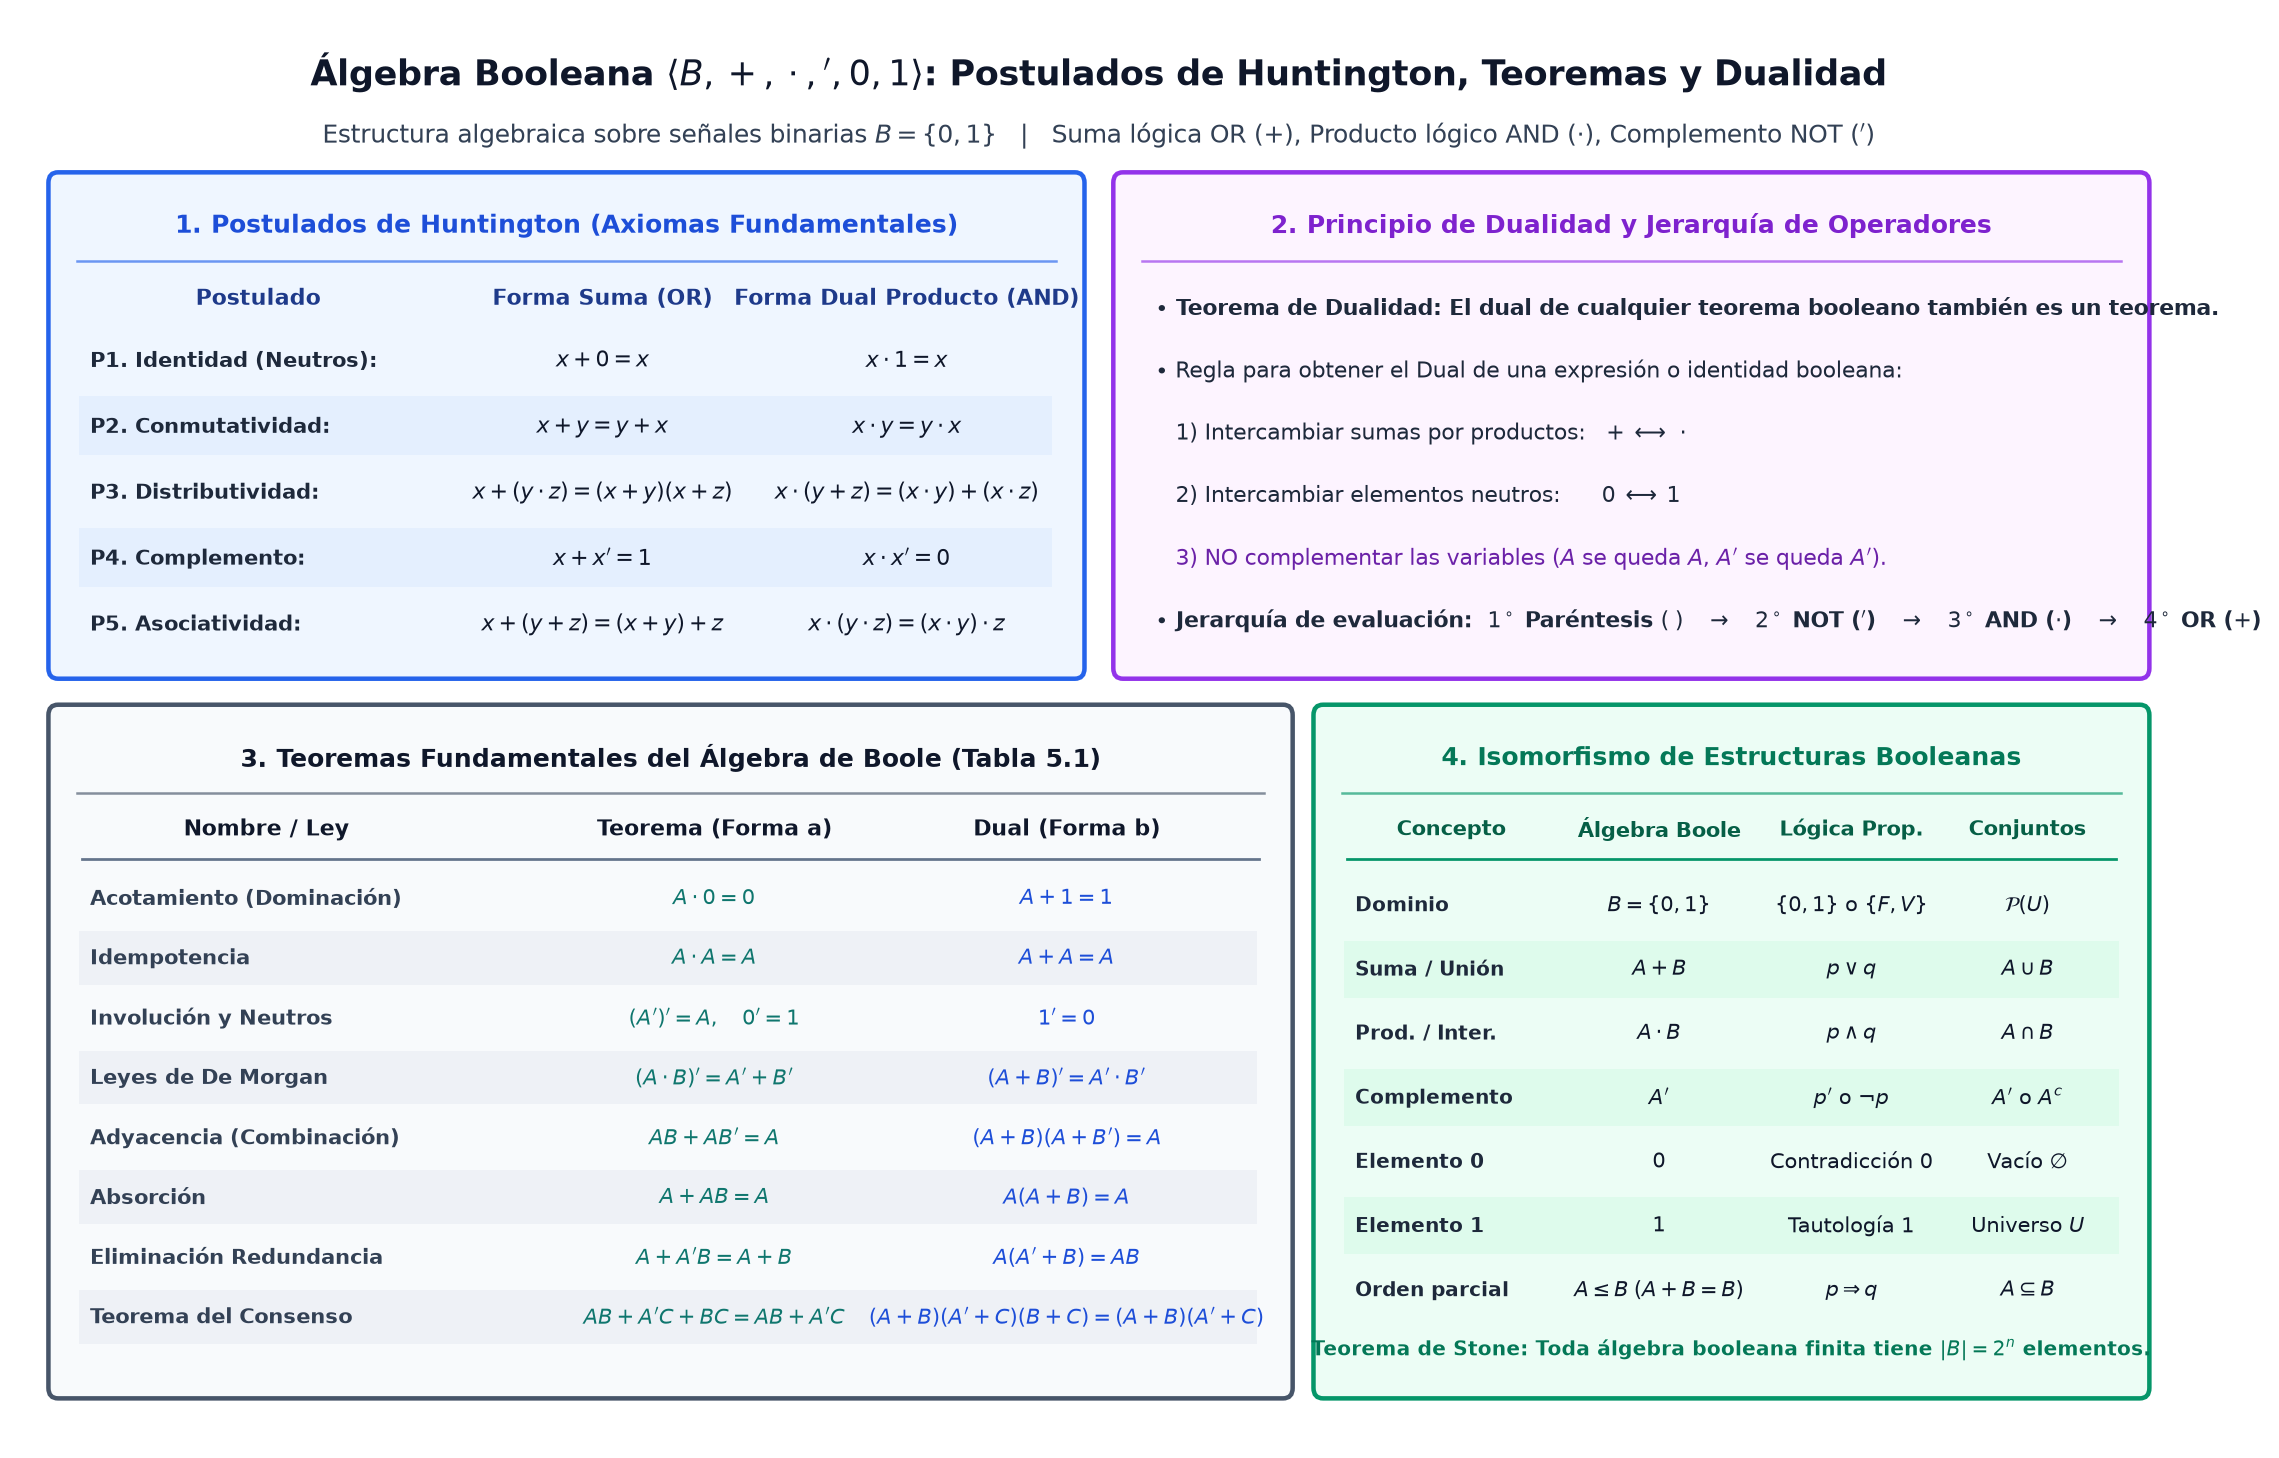

Source code (Python):
import os
import matplotlib.pyplot as plt
import matplotlib.patches as patches


def draw_panel(ax, x, y, w, h, title, bg_color, border_color, title_color):
    rect = patches.FancyBboxPatch(
        (x, y), w, h,
        boxstyle="round,pad=0.06",
        facecolor=bg_color,
        edgecolor=border_color,
        linewidth=1.8
    )
    ax.add_patch(rect)
    ax.text(
        x + w / 2, y + h - 0.25, title,
        ha='center', va='center',
        fontsize=10.2, fontweight='bold', color=title_color
    )
    ax.plot([x + 0.12, x + w - 0.12], [y + h - 0.45, y + h - 0.45], color=border_color, linewidth=1.0, alpha=0.65)


def main():
    fig, ax = plt.subplots(figsize=(13.5, 8.2), dpi=180)
    ax.set_xlim(0, 13.5)
    ax.set_ylim(0, 8.2)
    ax.axis('off')

    # Main Title
    ax.text(
        6.75, 7.88,
        r"Álgebra Booleana $\langle B, +, \cdot, ', 0, 1 \rangle$: Postulados de Huntington, Teoremas y Dualidad",
        ha='center', va='center', fontsize=13.8, fontweight='bold', color='#0f172a'
    )
    ax.text(
        6.75, 7.52,
        r"Estructura algebraica sobre señales binarias $B = \{0, 1\}$   |   Suma lógica OR ($+$), Producto lógico AND ($\cdot$), Complemento NOT ($'$)",
        ha='center', va='center', fontsize=9.8, color='#334155'
    )

    # Panel 1: Postulados de Huntington (Top-Left)
    draw_panel(ax, 0.25, 4.45, 6.35, 2.8, "1. Postulados de Huntington (Axiomas Fundamentales)", '#eff6ff', '#2563eb', '#1d4ed8')
    postulados = [
        (r"P1. Identidad (Neutros):", r"$x + 0 = x$", r"$x \cdot 1 = x$"),
        (r"P2. Conmutatividad:", r"$x + y = y + x$", r"$x \cdot y = y \cdot x$"),
        (r"P3. Distributividad:", r"$x + (y \cdot z) = (x+y)(x+z)$", r"$x \cdot (y + z) = (x \cdot y) + (x \cdot z)$"),
        (r"P4. Complemento:", r"$x + x' = 1$", r"$x \cdot x' = 0$"),
        (r"P5. Asociatividad:", r"$x + (y + z) = (x+y) + z$", r"$x \cdot (y \cdot z) = (x \cdot y) \cdot z$"),
    ]
    ax.text(1.5, 6.58, "Postulado", ha='center', va='center', fontsize=8.8, fontweight='bold', color='#1e3a8a')
    ax.text(3.65, 6.58, "Forma Suma (OR)", ha='center', va='center', fontsize=8.8, fontweight='bold', color='#1e3a8a')
    ax.text(5.55, 6.58, "Forma Dual Producto (AND)", ha='center', va='center', fontsize=8.8, fontweight='bold', color='#1e3a8a')
    for idx, (p_name, f_or, f_and) in enumerate(postulados):
        ry = 6.22 - idx * 0.38
        if idx % 2 == 1:
            ax.add_patch(patches.Rectangle((0.38, ry - 0.16), 6.08, 0.34, facecolor='#dbeafe', alpha=0.5, edgecolor='none'))
        ax.text(0.45, ry, p_name, ha='left', va='center', fontsize=8.6, fontweight='bold', color='#1e293b')
        ax.text(3.65, ry, f_or, ha='center', va='center', fontsize=8.7, color='#0f172a')
        ax.text(5.55, ry, f_and, ha='center', va='center', fontsize=8.7, color='#0f172a')

    # Panel 2: Principio de Dualidad y Precedencia (Top-Right)
    draw_panel(ax, 6.9, 4.45, 6.35, 2.8, "2. Principio de Dualidad y Jerarquía de Operadores", '#fdf4ff', '#9333ea', '#7e22ce')
    dual_lines = [
        r"$\bullet$ Teorema de Dualidad: El dual de cualquier teorema booleano también es un teorema.",
        r"$\bullet$ Regla para obtener el Dual de una expresión o identidad booleana:",
        r"   1) Intercambiar sumas por productos:   $+ \;\longleftrightarrow\; \cdot$",
        r"   2) Intercambiar elementos neutros:      $0 \;\longleftrightarrow\; 1$",
        r"   3) NO complementar las variables ($A$ se queda $A$, $A'$ se queda $A'$).",
        r"$\bullet$ Jerarquía de evaluación:  $1^\circ$ Paréntesis $(\;)$   $\rightarrow$   $2^\circ$ NOT ($'$)   $\rightarrow$   $3^\circ$ AND ($\cdot$)   $\rightarrow$   $4^\circ$ OR ($+$)"
    ]
    for idx, line in enumerate(dual_lines):
        ry = 6.52 - idx * 0.36
        weight = 'bold' if idx in (0, 5) else 'normal'
        color = '#6b21a8' if idx == 4 else '#1e293b'
        ax.text(7.1, ry, line, ha='left', va='center', fontsize=8.65, fontweight=weight, color=color)

    # Panel 3: Teoremas del Álgebra de Boole (Bottom-Left)
    draw_panel(ax, 0.25, 0.3, 7.65, 3.88, "3. Teoremas Fundamentales del Álgebra de Boole (Tabla 5.1)", '#f8fafc', '#475569', '#0f172a')
    headers_t = ["Nombre / Ley", "Teorema (Forma a)", "Dual (Forma b)"]
    col_xt = [1.55, 4.35, 6.55]
    for cx, ht in zip(col_xt, headers_t):
        ax.text(cx, 3.52, ht, ha='center', va='center', fontsize=8.9, fontweight='bold', color='#0f172a')
    ax.plot([0.4, 7.75], [3.35, 3.35], color='#64748b', linewidth=1.1)

    teoremas = [
        ("Acotamiento (Dominación)", r"$A \cdot 0 = 0$", r"$A + 1 = 1$"),
        ("Idempotencia", r"$A \cdot A = A$", r"$A + A = A$"),
        ("Involución y Neutros", r"$(A')' = A, \quad 0' = 1$", r"$1' = 0$"),
        ("Leyes de De Morgan", r"$(A \cdot B)' = A' + B'$", r"$(A + B)' = A' \cdot B'$"),
        ("Adyacencia (Combinación)", r"$AB + AB' = A$", r"$(A + B)(A + B') = A$"),
        ("Absorción", r"$A + AB = A$", r"$A(A + B) = A$"),
        ("Eliminación Redundancia", r"$A + A'B = A + B$", r"$A(A' + B) = AB$"),
        ("Teorema del Consenso", r"$AB + A'C + BC = AB + A'C$", r"$(A+B)(A'+C)(B+C) = (A+B)(A'+C)$"),
    ]
    for idx, (t_name, ta, tb) in enumerate(teoremas):
        ry = 3.12 - idx * 0.345
        if idx % 2 == 1:
            ax.add_patch(patches.Rectangle((0.38, ry - 0.15), 7.36, 0.31, facecolor='#e2e8f0', alpha=0.45, edgecolor='none'))
        ax.text(0.45, ry, t_name, ha='left', va='center', fontsize=8.4, fontweight='bold', color='#334155')
        ax.text(4.35, ry, ta, ha='center', va='center', fontsize=8.45, color='#0f766e')
        ax.text(6.55, ry, tb, ha='center', va='center', fontsize=8.45, color='#1d4ed8')

    # Panel 4: Isomorfismo entre Sistemas (Bottom-Right)
    draw_panel(ax, 8.15, 0.3, 5.1, 3.88, "4. Isomorfismo de Estructuras Booleanas", '#ecfdf5', '#059669', '#047857')
    iso_headers = ["Concepto", "Álgebra Boole", "Lógica Prop.", "Conjuntos"]
    iso_x = [8.95, 10.25, 11.45, 12.55]
    for cx, ht in zip(iso_x, iso_headers):
        ax.text(cx, 3.52, ht, ha='center', va='center', fontsize=8.6, fontweight='bold', color='#065f46')
    ax.plot([8.3, 13.1], [3.35, 3.35], color='#059669', linewidth=1.1)

    iso_rows = [
        ("Dominio", r"$B = \{0, 1\}$", r"$\{0, 1\}$ o $\{F, V\}$", r"$\mathcal{P}(U)$"),
        ("Suma / Unión", r"$A + B$", r"$p \vee q$", r"$A \cup B$"),
        ("Prod. / Inter.", r"$A \cdot B$", r"$p \wedge q$", r"$A \cap B$"),
        ("Complemento", r"$A'$", r"$p'$ o $\neg p$", r"$A'$ o $A^c$"),
        ("Elemento 0", r"$0$", r"Contradicción $0$", r"Vacío $\emptyset$"),
        ("Elemento 1", r"$1$", r"Tautología $1$", r"Universo $U$"),
        ("Orden parcial", r"$A \leq B \;(A+B=B)$", r"$p \Rightarrow q$", r"$A \subseteq B$"),
    ]
    for idx, (c_label, c_boole, c_log, c_set) in enumerate(iso_rows):
        ry = 3.08 - idx * 0.37
        if idx % 2 == 1:
            ax.add_patch(patches.Rectangle((8.28, ry - 0.16), 4.84, 0.33, facecolor='#d1fae5', alpha=0.5, edgecolor='none'))
        ax.text(8.35, ry, c_label, ha='left', va='center', fontsize=8.2, fontweight='bold', color='#1e293b')
        ax.text(10.25, ry, c_boole, ha='center', va='center', fontsize=8.3, color='#0f172a')
        ax.text(11.45, ry, c_log, ha='center', va='center', fontsize=8.3, color='#0f172a')
        ax.text(12.55, ry, c_set, ha='center', va='center', fontsize=8.3, color='#0f172a')

    ax.text(
        10.7, 0.52,
        r"Teorema de Stone: Toda álgebra booleana finita tiene $|B| = 2^n$ elementos.",
        ha='center', va='center', fontsize=8.2, fontweight='bold', color='#047857'
    )

    plt.tight_layout()
    out_path = os.path.join(os.path.dirname(os.path.abspath(__file__)), "postulados-y-teoremas-algebra-booleana.png")
    plt.savefig(out_path, dpi=180, bbox_inches='tight', facecolor='white')
    plt.close()


if __name__ == "__main__":
    main()
